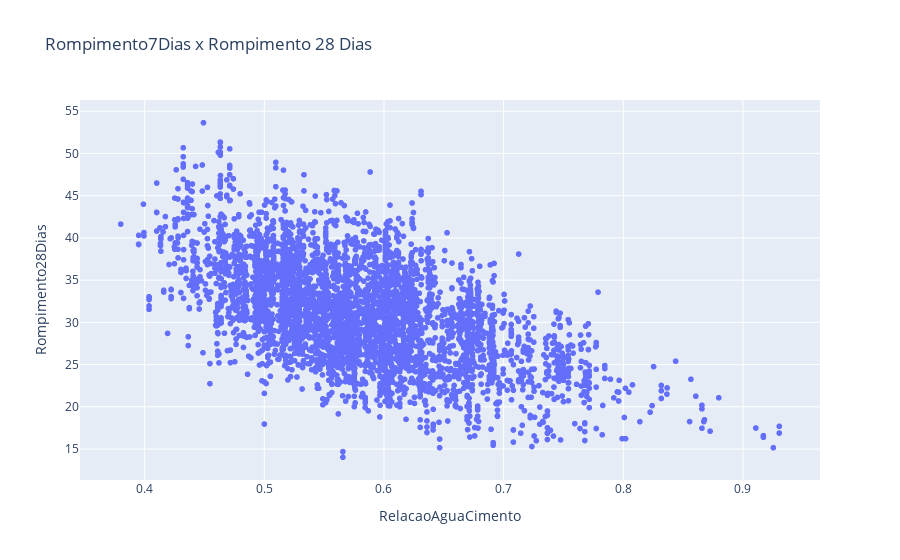

Notebook source saved alongside this figure:
### Code cell
fig = px.scatter(dados_aglomerante, x="RelacaoAguaCimento", y="Rompimento28Dias", title='Rompimento7Dias x Rompimento 28 Dias')
fig.show()

### Figure 1 — Plotly figure (JSON) as saved in the notebook; plotly's stock layout.template omitted (floating-point values rounded to 4 significant figures; data arrays with more than 128 entries replaced by an {"elided": "..."} marker saying what was removed)
{"data": [{"hovertemplate": "RelacaoAguaCimento=%{x}<br>Rompimento28Dias=%{y}<extra></extra>", "legendgroup": "", "marker": {"color": "#636efa", "symbol": "circle"}, "mode": "markers", "name": "", "showlegend": false, "type": "scattergl", "x": {"elided": "4327 float values"}, "xaxis": "x", "y": {"elided": "4327 float values"}, "yaxis": "y"}], "layout": {"legend": {"tracegroupgap": 0}, "title": {"text": "Rompimento7Dias x Rompimento 28 Dias"}, "xaxis": {"anchor": "y", "domain": [0, 1], "title": {"text": "RelacaoAguaCimento"}}, "yaxis": {"anchor": "x", "domain": [0, 1], "title": {"text": "Rompimento28Dias"}}}}
